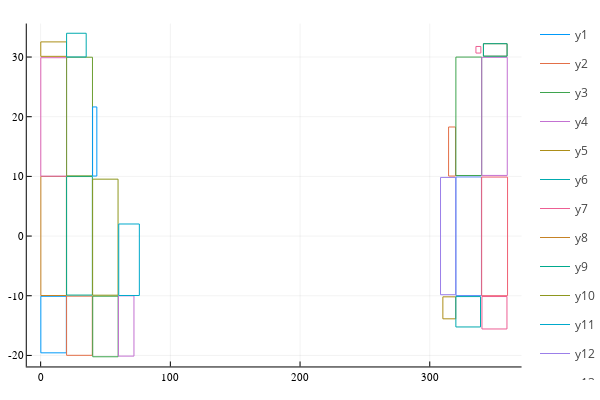

Source (notebook cell):
### Code cell
IJulia.clear_output(true)
#Plots.plotlyjs()


    
tind=file["SGC/indexing"]
for ii in 1:size(tind["RA"],1)
    xx=[tind["RA"][ii,1],tind["RA"][ii,2],tind["RA"][ii,2],tind["RA"][ii,1],tind["RA"][ii,1]]
    yy=[tind["DEC"][ii,1],tind["DEC"][ii,1],tind["DEC"][ii,2],tind["DEC"][ii,2],tind["DEC"][ii,1]]
    println(tind["RA"][ii,:],tind["DEC"][ii,:])
    if(ii==1)
        plot(xx,yy)
    else
        plot!(xx,yy)
    end
    
end
plot!(xx,yy) #|> display
#display(plot)
#display(MIME"image/png", plot)

### Figure 1 — Plotly figure (JSON) as saved in the notebook; plotly's stock layout.template omitted (floating-point values rounded to 4 significant figures)
{"data": [{"colorbar": {"title": ""}, "legendgroup": "y1", "line": {"color": "rgba(0, 154, 250, 1.000)", "dash": "solid", "shape": "linear", "width": 1}, "mode": "lines", "name": "y1", "showlegend": true, "type": "scatter", "x": [0.1426, 19.82, 19.82, 0.1426, 0.1426], "xaxis": "x", "y": [-19.57, -19.57, -10.09, -10.09, -19.57], "yaxis": "y", "zmax": null, "zmin": null}, {"colorbar": {"title": ""}, "legendgroup": "y2", "line": {"color": "rgba(227, 111, 71, 1.000)", "dash": "solid", "shape": "linear", "width": 1}, "mode": "lines", "name": "y2", "showlegend": true, "type": "scatter", "x": [20.0, 39.83, 39.83, 20.0, 20.0], "xaxis": "x", "y": [-19.98, -19.98, -10.07, -10.07, -19.98], "yaxis": "y", "zmax": null, "zmin": null}, {"colorbar": {"title": ""}, "legendgroup": "y3", "line": {"color": "rgba(62, 164, 78, 1.000)", "dash": "solid", "shape": "linear", "width": 1}, "mode": "lines", "name": "y3", "showlegend": true, "type": "scatter", "x": [40.16, 59.74, 59.74, 40.16, 40.16], "xaxis": "x", "y": [-20.22, -20.22, -10.08, -10.08, -20.22], "yaxis": "y", "zmax": null, "zmin": null}, {"colorbar": {"title": ""}, "legendgroup": "y4", "line": {"color": "rgba(195, 113, 210, 1.000)", "dash": "solid", "shape": "linear", "width": 1}, "mode": "lines", "name": "y4", "showlegend": true, "type": "scatter", "x": [60.0, 71.95, 71.95, 60.0, 60.0], "xaxis": "x", "y": [-20.12, -20.12, -10.01, -10.01, -20.12], "yaxis": "y", "zmax": null, "zmin": null}, {"colorbar": {"title": ""}, "legendgroup": "y5", "line": {"color": "rgba(172, 142, 24, 1.000)", "dash": "solid", "shape": "linear", "width": 1}, "mode": "lines", "name": "y5", "showlegend": true, "type": "scatter", "x": [310.1, 320.0, 320.0, 310.1, 310.1], "xaxis": "x", "y": [-13.87, -13.87, -10.18, -10.18, -13.87], "yaxis": "y", "zmax": null, "zmin": null}, {"colorbar": {"title": ""}, "legendgroup": "y6", "line": {"color": "rgba(0, 170, 174, 1.000)", "dash": "solid", "shape": "linear", "width": 1}, "mode": "lines", "name": "y6", "showlegend": true, "type": "scatter", "x": [320.1, 339.1, 339.1, 320.1, 320.1], "xaxis": "x", "y": [-15.23, -15.23, -10.14, -10.14, -15.23], "yaxis": "y", "zmax": null, "zmin": null}, {"colorbar": {"title": ""}, "legendgroup": "y7", "line": {"color": "rgba(237, 94, 147, 1.000)", "dash": "solid", "shape": "linear", "width": 1}, "mode": "lines", "name": "y7", "showlegend": true, "type": "scatter", "x": [340.2, 359.5, 359.5, 340.2, 340.2], "xaxis": "x", "y": [-15.57, -15.57, -10.13, -10.13, -15.57], "yaxis": "y", "zmax": null, "zmin": null}, {"colorbar": {"title": ""}, "legendgroup": "y8", "line": {"color": "rgba(198, 130, 37, 1.000)", "dash": "solid", "shape": "linear", "width": 1}, "mode": "lines", "name": "y8", "showlegend": true, "type": "scatter", "x": [0.1628, 19.87, 19.87, 0.1628, 0.1628], "xaxis": "x", "y": [-9.96, -9.96, 9.992, 9.992, -9.96], "yaxis": "y", "zmax": null, "zmin": null}, {"colorbar": {"title": ""}, "legendgroup": "y9", "line": {"color": "rgba(0, 169, 141, 1.000)", "dash": "solid", "shape": "linear", "width": 1}, "mode": "lines", "name": "y9", "showlegend": true, "type": "scatter", "x": [20.02, 39.88, 39.88, 20.02, 20.02], "xaxis": "x", "y": [-9.888, -9.888, 9.974, 9.974, -9.888], "yaxis": "y", "zmax": null, "zmin": null}, {"colorbar": {"title": ""}, "legendgroup": "y10", "line": {"color": "rgba(142, 151, 30, 1.000)", "dash": "solid", "shape": "linear", "width": 1}, "mode": "lines", "name": "y10", "showlegend": true, "type": "scatter", "x": [40.08, 59.68, 59.68, 40.08, 40.08], "xaxis": "x", "y": [-9.907, -9.907, 9.534, 9.534, -9.907], "yaxis": "y", "zmax": null, "zmin": null}, {"colorbar": {"title": ""}, "legendgroup": "y11", "line": {"color": "rgba(0, 169, 204, 1.000)", "dash": "solid", "shape": "linear", "width": 1}, "mode": "lines", "name": "y11", "showlegend": true, "type": "scatter", "x": [60.21, 76.1, 76.1, 60.21, 60.21], "xaxis": "x", "y": [-9.957, -9.957, 2.022, 2.022, -9.957], "yaxis": "y", "zmax": null, "zmin": null}, {"colorbar": {"title": ""}, "legendgroup": "y12", "line": {"color": "rgba(155, 127, 233, 1.000)", "dash": "solid", "shape": "linear", "width": 1}, "mode": "lines", "name": "y12", "showlegend": true, "type": "scatter", "x": [308.3, 320.0, 320.0, 308.3, 308.3], "xaxis": "x", "y": [-9.824, -9.824, 9.824, 9.824, -9.824], "yaxis": "y", "zmax": null, "zmin": null}, {"colorbar": {"title": ""}, "legendgroup": "y13", "line": {"color": "rgba(97, 141, 246, 1.000)", "dash": "solid", "shape": "linear", "width": 1}, "mode": "lines", "name": "y13", "showlegend": true, "type": "scatter", "x": [320.2, 339.8, 339.8, 320.2, 320.2], "xaxis": "x", "y": [-9.966, -9.966, 9.9, 9.9, -9.966], "yaxis": "y", "zmax": null, "zmin": null}, {"colorbar": {"title": ""}, "legendgroup": "y14", "line": {"color": "rgba(240, 96, 115, 1.000)", "dash": "solid", "shape": "linear", "width": 1}, "mode": "lines", "name": "y14", "showlegend": true, "type": "scatter", "x": [340.0, 360.0, 360.0, 340.0, 340.0], "xaxis": "x", "y": [-9.991, -9.991, 9.887, 9.887, -9.991], "yaxis": "y", "zmax": null, "zmin": null}, {"colorbar": {"title": ""}, "legendgroup": "y15", "line": {"color": "rgba(221, 101, 182, 1.000)", "dash": "solid", "shape": "linear", "width": 1}, "mode": "lines", "name": "y15", "showlegend": true, "type": "scatter", "x": [0.1142, 19.94, 19.94, 0.1142, 0.1142], "xaxis": "x", "y": [10.04, 10.04, 29.89, 29.89, 10.04], "yaxis": "y", "zmax": null, "zmin": null}, {"colorbar": {"title": ""}, "legendgroup": "y16", "line": {"color": "rgba(108, 159, 51, 1.000)", "dash": "solid", "shape": "linear", "width": 1}, "mode": "lines", "name": "y16", "showlegend": true, "type": "scatter", "x": [20.04, 39.96, 39.96, 20.04, 20.04], "xaxis": "x", "y": [10.09, 10.09, 29.97, 29.97, 10.09], "yaxis": "y", "zmax": null, "zmin": null}, {"colorbar": {"title": ""}, "legendgroup": "y17", "line": {"color": "rgba(0, 154, 250, 1.000)", "dash": "solid", "shape": "linear", "width": 1}, "mode": "lines", "name": "y17", "showlegend": true, "type": "scatter", "x": [40.05, 43.32, 43.32, 40.05, 40.05], "xaxis": "x", "y": [10.06, 10.06, 21.64, 21.64, 10.06], "yaxis": "y", "zmax": null, "zmin": null}, {"colorbar": {"title": ""}, "legendgroup": "y18", "line": {"color": "rgba(227, 111, 71, 1.000)", "dash": "solid", "shape": "linear", "width": 1}, "mode": "lines", "name": "y18", "showlegend": true, "type": "scatter", "x": [314.5, 319.8, 319.8, 314.5, 314.5], "xaxis": "x", "y": [10.06, 10.06, 18.28, 18.28, 10.06], "yaxis": "y", "zmax": null, "zmin": null}, {"colorbar": {"title": ""}, "legendgroup": "y19", "line": {"color": "rgba(62, 164, 78, 1.000)", "dash": "solid", "shape": "linear", "width": 1}, "mode": "lines", "name": "y19", "showlegend": true, "type": "scatter", "x": [320.2, 340.0, 340.0, 320.2, 320.2], "xaxis": "x", "y": [10.15, 10.15, 29.99, 29.99, 10.15], "yaxis": "y", "zmax": null, "zmin": null}, {"colorbar": {"title": ""}, "legendgroup": "y20", "line": {"color": "rgba(195, 113, 210, 1.000)", "dash": "solid", "shape": "linear", "width": 1}, "mode": "lines", "name": "y20", "showlegend": true, "type": "scatter", "x": [340.1, 359.8, 359.8, 340.1, 340.1], "xaxis": "x", "y": [10.16, 10.16, 29.95, 29.95, 10.16], "yaxis": "y", "zmax": null, "zmin": null}, {"colorbar": {"title": ""}, "legendgroup": "y21", "line": {"color": "rgba(172, 142, 24, 1.000)", "dash": "solid", "shape": "linear", "width": 1}, "mode": "lines", "name": "y21", "showlegend": true, "type": "scatter", "x": [0.1053, 19.94, 19.94, 0.1053, 0.1053], "xaxis": "x", "y": [30.11, 30.11, 32.53, 32.53, 30.11], "yaxis": "y", "zmax": null, "zmin": null}, {"colorbar": {"title": ""}, "legendgroup": "y22", "line": {"color": "rgba(0, 170, 174, 1.000)", "dash": "solid", "shape": "linear", "width": 1}, "mode": "lines", "name": "y22", "showlegend": true, "type": "scatter", "x": [20.02, 35.12, 35.12, 20.02, 20.02], "xaxis": "x", "y": [30.01, 30.01, 33.98, 33.98, 30.01], "yaxis": "y", "zmax": null, "zmin": null}, {"colorbar": {"title": ""}, "legendgroup": "y23", "line": {"color": "rgba(237, 94, 147, 1.000)", "dash": "solid", "shape": "linear", "width": 1}, "mode": "lines", "name": "y23", "showlegend": true, "type": "scatter", "x": [335.6, 339.4, 339.4, 335.6, 335.6], "xaxis": "x", "y": [30.67, 30.67, 31.77, 31.77, 30.67], "yaxis": "y", "zmax": null, "zmin": null}, {"colorbar": {"title": ""}, "legendgroup": "y24", "line": {"color": "rgba(198, 130, 37, 1.000)", "dash": "solid", "shape": "linear", "width": 1}, "mode": "lines", "name": "y24", "showlegend": true, "type": "scatter", "x": [341.4, 359.6, 359.6, 341.4, 341.4], "xaxis": "x", "y": [30.14, 30.14, 32.23, 32.23, 30.14], "yaxis": "y", "zmax": null, "zmin": null}, {"colorbar": {"title": ""}, "legendgroup": "y25", "line": {"color": "rgba(0, 169, 141, 1.000)", "dash": "solid", "shape": "linear", "width": 1}, "mode": "lines", "name": "y25", "showlegend": true, "type": "scatter", "x": [341.4, 359.6, 359.6, 341.4, 341.4], "xaxis": "x", "y": [30.14, 30.14, 32.23, 32.23, 30.14], "yaxis": "y", "zmax": null, "zmin": null}], "layout": {"annotations": [], "height": 400, "legend_position": {"bgcolor": "rgba(255, 255, 255, 1.000)", "bordercolor": "rgba(0, 0, 0, 1.000)", "borderwidth": 1, "font": {"color": "rgba(0, 0, 0, 1.000)", "family": "sans-serif", "size": 11}, "title": {"font": {"color": "rgba(0, 0, 0, 1.000)", "family": "sans-serif", "size": 15}, "text": ""}, "tracegroupgap": 0, "traceorder": "normal", "x": 1, "xanchor": "auto", "y": 1, "yanchor": "auto"}, "margin": {"b": 20, "l": 0, "r": 0, "t": 20}, "paper_bgcolor": "rgba(255, 255, 255, 1.000)", "plot_bgcolor": "rgba(255, 255, 255, 1.000)", "showlegend": true, "width": 600, "xaxis": {"anchor": "y", "domain": [0.05101, 0.9934], "gridcolor": "rgba(0, 0, 0, 0.100)", "gridwidth": 0.5, "linecolor": "rgba(0, 0, 0, 1.000)", "mirror": false, "range": [-10.69, 370.8], "showgrid": true, "showline": true, "showticklabels": true, "tickangle": 0, "tickcolor": "rgb(0, 0, 0)", "tickfont": {"color": "rgba(0, 0, 0, 1.000)", "family": "sans-serif", "size": 11}, "tickmode": "array", "ticks": "inside", "ticktext": ["0", "100", "200", "300"], "tickvals": [0, 100, 200, 300], "title": "", "titlefont": {"color": "rgba(0, 0, 0, 1.000)", "family": "sans-serif", "size": 15}, "type": "-", "visible": true, "zeroline": false, "zerolinecolor": "rgba(0, 0, 0, 1.000)"}, "yaxis": {"anchor": "x", "domain": [0.03762, 0.9902], "gridcolor": "rgba(0, 0, 0, 0.100)", "gridwidth": 0.5, "linecolor": "rgba(0, 0, 0, 1.000)", "mirror": false, "range": [-21.85, 35.61], "showgrid": true, "showline": true, "showticklabels": true, "tickangle": 0, "tickcolor": "rgb(0, 0, 0)", "tickfont": {"color": "rgba(0, 0, 0, 1.000)", "family": "sans-serif", "size": 11}, "tickmode": "array", "ticks": "inside", "ticktext": ["-20", "-10", "0", "10", "20", "30"], "tickvals": [-20, -10, 0, 10, 20, 30], "title": "", "titlefont": {"color": "rgba(0, 0, 0, 1.000)", "family": "sans-serif", "size": 15}, "type": "-", "visible": true, "zeroline": false, "zerolinecolor": "rgba(0, 0, 0, 1.000)"}}}
